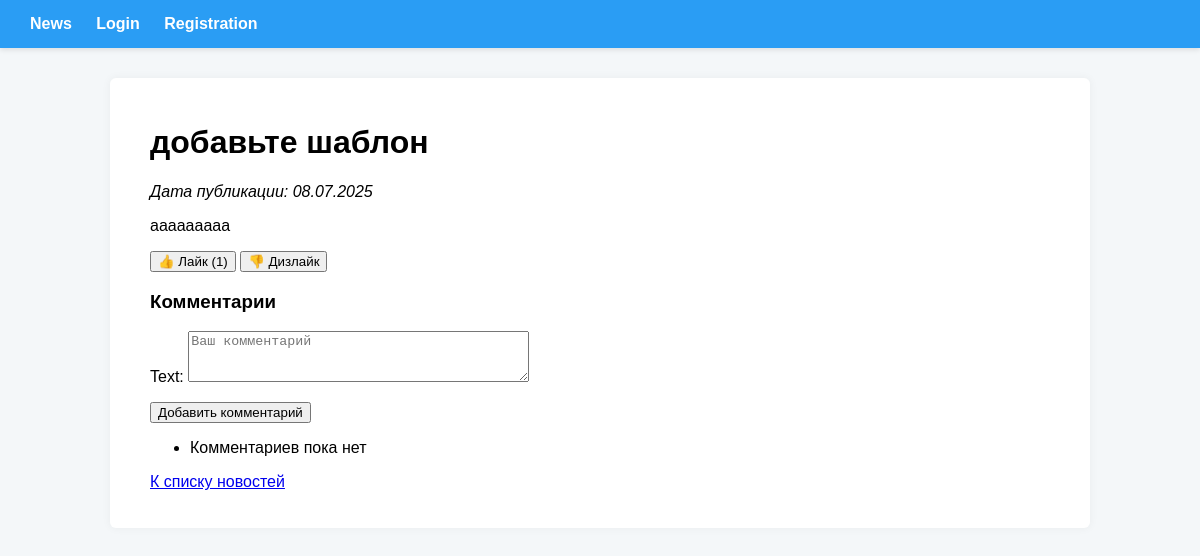
The app's page /news/news/43/, older data.
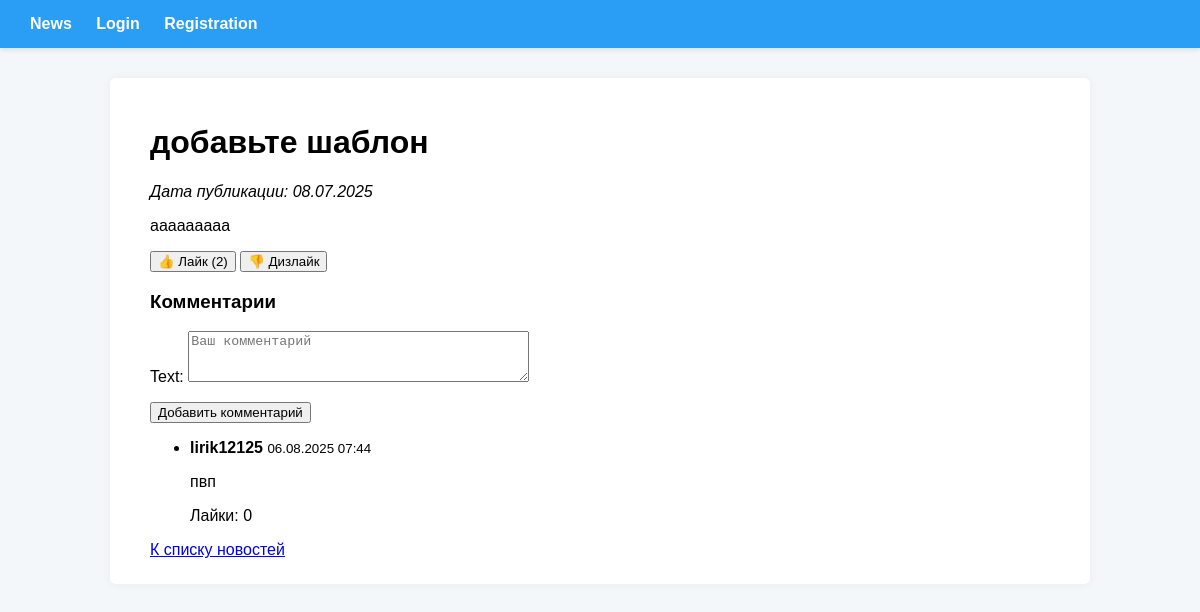
The same page, newer data.
### news/models.py (models this page shows, shortened)
class Post(models.Model):
    POST_TYPE_CHOICES = [
        ('article', _('Статья')),
        ('news', _('Новость')),
    ]
    author = models.ForeignKey(Author, on_delete=models.CASCADE, related_name='posts')
    post_type = models.CharField(max_length=10, choices=POST_TYPE_CHOICES)
    created_at = models.DateTimeField(auto_now_add=True)
    updated_at = models.DateTimeField(auto_now=True)
    categories = models.ManyToManyField(Category, through='PostCategory')
    title = models.CharField(max_length=255)
    content = models.TextField()
    rating = models.IntegerField(default=0)

class Comment(models.Model):
    post = models.ForeignKey(Post, related_name='comments', on_delete=models.CASCADE)
    user = models.ForeignKey(User, on_delete=models.CASCADE)
    text = models.TextField()
    created_at = models.DateTimeField(auto_now_add=True)
    rating = models.IntegerField(default=0)

### news/views.py (the view, shortened to what this page needs)
# urls.py: path('news/<int:pk>/', NewsDetailViewWithComments.as_view(), name='news_detail'),
class NewsDetailViewWithComments(View):
    def get(self, request, pk):
        news = get_object_or_404(Post, pk=pk, post_type='news')
        form = CommentForm()
        comments = news.comments.all().order_by('-created_at')
        return render(request, 'news/news_detail.html', {'item': news, 'form': form, 'comments': comments})

### news/forms.py
class CommentForm(forms.ModelForm):
    class Meta:
        model = Comment
        fields = ['text']
        widgets = {
            'text': forms.Textarea(attrs={'rows': 3, 'placeholder': 'Ваш комментарий'})
        }

### news/templates/news/news_detail.html (shortened to what this page needs)
{% extends "base.html" %}
{% block content %}
<h1>{{ item.title }}</h1>
<p><em>Дата публикации: {{ item.created_at|date:"d.m.Y" }}</em></p>
<p>{{ item.content }}</p>
<p>
<form action="{% url 'news_like' item.pk %}" method="post" style="display:inline;">
  <button type="submit">👍 Лайк ({{ item.rating }})</button>
</form>
<form action="{% url 'news_dislike' item.pk %}" method="post" style="display:inline;">
  <button type="submit">👎 Дизлайк</button>
</form>
</p>
<h3>Комментарии</h3>
<form method="post">
  {{ form.as_p }}
  <button type="submit">Добавить комментарий</button>
</form>
<ul>
  {% for comment in comments %}
    <li>
      <strong>{{ comment.user.username }}</strong> <small>{{ comment.created_at|date:"d.m.Y H:i" }}</small>
      <p>{{ comment.text }}</p>
      <p>Лайки: {{ comment.rating }}</p>
    </li>
  {% empty %}
    <li>Комментариев пока нет</li>
  {% endfor %}
</ul>
<a href="{% url 'news_list' %}">К списку новостей</a>
{% endblock %}

### templates/base.html (shortened to what this page needs)
{% load cache %}
{% load i18n %}
<!DOCTYPE html>
<html lang="ru">
<head>
</head>
<body>
    <nav>
        <div>
            {% cache 600 "menu" user.id %}
            <a href="{% url 'news_list' %}">{% trans "Новости" %}</a>
            {% if user.is_authenticated %}
                <span class="user-greeting">{% trans "Привет," %} {{ user.username }}!</span>
                <a href="{% url 'account_logout' %}">{% trans "Выйти" %}</a>
            {% else %}
                <a href="{% url 'account_login' %}">{% trans "Войти" %}</a>
                <a href="{% url 'account_signup' %}">{% trans "Регистрация" %}</a>
            {% endif %}
            {% endcache %}
        </div>
    </nav>
    <main>
        {% block content %}{% endblock %}
    </main>
</body>
</html>

### templates/base.html (style rules this page uses)
body { font-family: Arial, sans-serif; background-color: #f4f7f9; margin: 0; padding: 0; }
nav { background-color: #2a9df4; padding: 15px 30px; display: flex; justify-content: space-between; align-items: center; color: white; box-shadow: 0 2px 5px rgba(0,0,0,0.1); }
nav a { color: white; margin-right: 20px; text-decoration: none; font-weight: bold; transition: color 0.3s ease; }
main { max-width: 900px; margin: 30px auto; background: white; padding: 25px 40px; box-shadow: 0 0 10px rgba(0,0,0,0.05); border-radius: 6px; min-height: 400px; }

Row changes from the older to the newer data that the page shows:
changed Post "добавьте шаблон": rating "1" → "2"
added Comment: user.username "lirik12125", created_at "06.08.2025 07:44", text "пвп", rating "0"
Text that changed along with them:
text no longer shown: "Комментариев пока нет"
